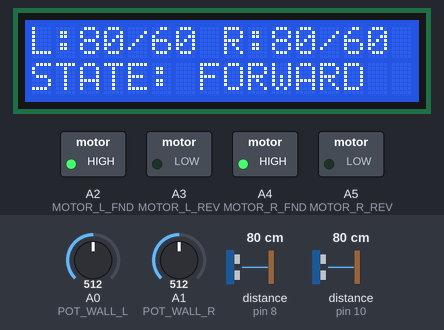
Recording of a sketch running on a simulated Arduino Uno, built with avr-gcc and run on an emulated ATmega328P. Shown: 16×2 character LCD, switched loads named in the sketch (green lamp = pin HIGH). Wiring (inferred from the names in the program): 2 × ultrasonic range finder: trigger pin 9, echo pin 8 / trigger pin 11, echo pin 10. The inputs (shaded band) are chosen by the test bench; at power-on: distance to the obstacle (sensors on pin 8, pin 10) 80 cm, A0 (POT_WALL_L) = 512, A1 (POT_WALL_R) = 512. The echo pulse lasts 58.3 µs per cm; pins used as bus, display or sensor lines are not drawn.

Above: at 2.7 s.
2.8 s: distance to the obstacle (sensor on pin 8) set to 63 cm
At 3.9 s:
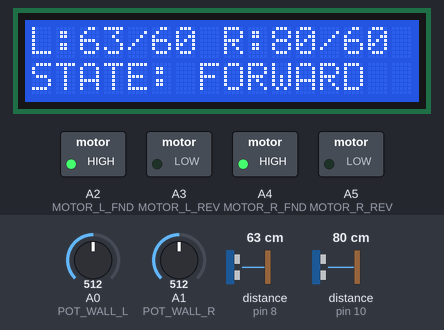
4.3 s: distance to the obstacle (sensor on pin 8) set to 56 cm
At 5.6 s:
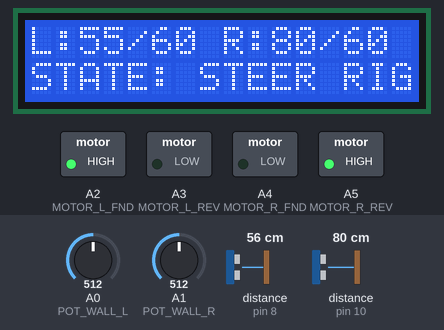
6.0 s: distance to the obstacle (sensor on pin 10) set to 63 cm
At 6.6 s:
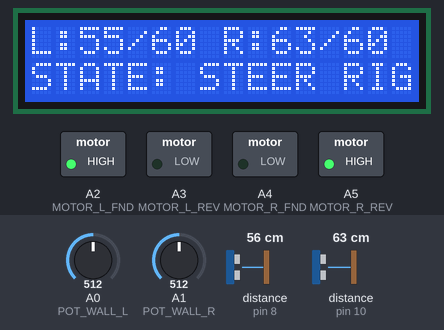
7.5 s: distance to the obstacle (sensor on pin 10) set to 56 cm
At 8.0 s:
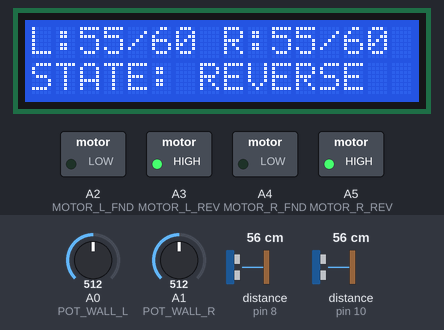
9.0 s: A0 (POT_WALL_L) set to 477
At 10.2 s:
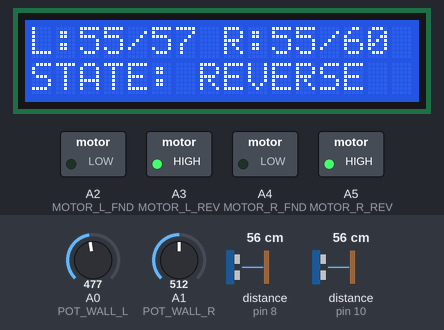
10.5 s: A0 (POT_WALL_L) set to 451
At 11.6 s:
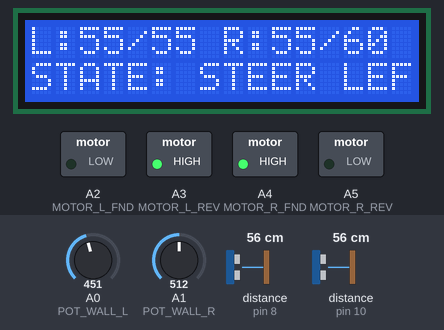
Timing chart, 0 to 13.0 s (numbered marks = the images above; inputs shaded):
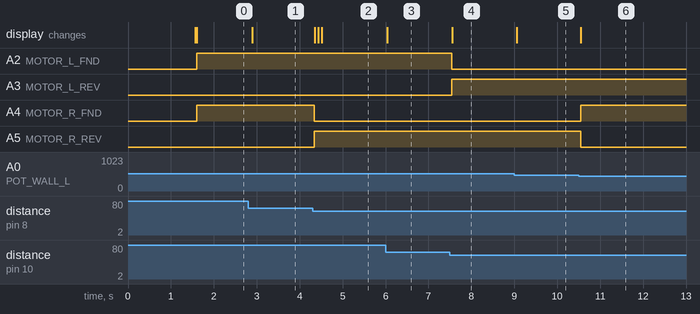

Measured:
- the behaviour switches between 60 and 59 cm on distance to the obstacle (sensor on pin 8) (found by bisection; images 1 and 2)
- the behaviour switches between 60 and 59 cm on distance to the obstacle (sensor on pin 10) (found by bisection; images 3 and 4)
- the behaviour switches between 461 and 460 on A0 (POT_WALL_L) (found by bisection; images 5 and 6)
- after the input at 2.8 s, the display: changes after 0.10 s (image 1)
- after the input at 4.3 s, A4 (MOTOR_R_FND): HIGH → LOW at once; A5 (MOTOR_R_REV): LOW → HIGH at once; the display: changes after 0.05 s (image 2)
- after the input at 6.0 s, the display: changes at once (image 3)
- after the input at 7.5 s, A2 (MOTOR_L_FND): HIGH → LOW at once; A3 (MOTOR_L_REV): LOW → HIGH at once; the display: changes after 0.05 s (image 4)
- after the input at 9.0 s, the display: changes after 0.05 s (image 5)
- after the input at 10.5 s, A4 (MOTOR_R_FND): LOW → HIGH after 0.05 s; A5 (MOTOR_R_REV): HIGH → LOW after 0.05 s; the display: changes after 0.05 s (image 6)

The sketch:

buddy_navigation_v1_5.ino
```cpp
#include <LiquidCrystal.h>

// ========================================================================
// HARDWARE PIN DEFINITIONS
// ========================================================================

// Bilateral Ultrasonic Sensors (HC-SR04)
const int TRIGGER_L = 9;
const int ECHO_L    = 8;
const int TRIGGER_R = 11;
const int ECHO_R    = 10;

// Dynamic Boundary Potentiometers ("Virtual Walls")
const int POT_WALL_L = A0;
const int POT_WALL_R = A1;

// DC Motor Actuator Pins (Assumes H-Bridge Driver like L293D/L298N)
// Left Motor Control Lines
const int MOTOR_L_FND = A2; // Left Motor Forward
const int MOTOR_L_REV = A3; // Left Motor Reverse

// Right Motor Control Lines
const int MOTOR_R_FND = A4; // Right Motor Forward
const int MOTOR_R_REV = A5; // Right Motor Reverse

// LCD Telemetry Layout Configuration (RS, E, D4, D5, D6, D7)
LiquidCrystal lcd(7, 6, 5, 4, 3, 2);

// ========================================================================
// SYSTEM STATE MACHINE DEFINITIONS
// ========================================================================
enum NavigationState {
    FORWARD,
    STEER_LEFT,
    STEER_RIGHT,
    REVERSE
};

// Global Tracking Metrics
NavigationState currentState = FORWARD;
unsigned long distanceLeft = 0;
unsigned long distanceRight = 0;
unsigned long thresholdLeft = 0;
unsigned long thresholdRight = 0;

// Function Prototypes
void evaluateNavigationLogic();
void driveMotors();
void updateLCDTelemetry();

// ========================================================================
// INITIALIZATION
// ========================================================================
void setup() {
    // Initialize Bilateral Sensor Control Lines
    pinMode(TRIGGER_L, OUTPUT);
    pinMode(ECHO_L, INPUT);
    pinMode(TRIGGER_R, OUTPUT);
    pinMode(ECHO_R, INPUT);

    // Initialize DC Motor Control Pins as Outputs
    pinMode(MOTOR_L_FND, OUTPUT);
    pinMode(MOTOR_L_REV, OUTPUT);
    pinMode(MOTOR_R_FND, OUTPUT);
    pinMode(MOTOR_R_REV, OUTPUT);

    // Ensure triggers and motors start in a clean, safe LOW/OFF state
    digitalWrite(TRIGGER_L, LOW);
    digitalWrite(TRIGGER_R, LOW);
    digitalWrite(MOTOR_L_FND, LOW);
    digitalWrite(MOTOR_L_REV, LOW);
    digitalWrite(MOTOR_R_FND, LOW);
    digitalWrite(MOTOR_R_REV, LOW);

    // Initialize Visual Telemetry Window
    lcd.begin(16, 2);
    lcd.clear();
    lcd.print("BUDDY RUNNING V1.5");
    lcd.setCursor(0, 1);
    lcd.print("ACTUATORS: ENGRD");

    delay(1500); // Stabilization delay for Proteus simulation engines
    lcd.clear();
}

// ========================================================================
// MAIN CONTROL LOOP
// ========================================================================
void loop() {
    // --------------------------------------------------------------------
    // STEP 1: DYNAMIC THRESHOLD SAMPLING (THE VIRTUAL WALLS)
    // --------------------------------------------------------------------
    int rawPotL = analogRead(POT_WALL_L);
    int rawPotR = analogRead(POT_WALL_R);

    // Map raw 10-bit ADC variables to a practical obstacle distance (20cm - 100cm)
    thresholdLeft  = map(rawPotL, 0, 1023, 20, 100);
    thresholdRight = map(rawPotR, 0, 1023, 20, 100);

    // --------------------------------------------------------------------
    // STEP 2: INTERLEAVED SENSOR SAMPLING (PREVENTS ACOUSTIC CROSS-TALK)
    // --------------------------------------------------------------------
    // Trigger and measure LEFT Sensor
    digitalWrite(TRIGGER_L, HIGH);
    delayMicroseconds(10);
    digitalWrite(TRIGGER_L, LOW);
    unsigned long durationL = pulseIn(ECHO_L, HIGH, 30000); // 30ms timeout limit
    distanceLeft = (durationL == 0) ? 999 : durationL / 58;

    delay(20); // Acoustic dissipation buffer (allows room echo to decay)

    // Trigger and measure RIGHT Sensor
    digitalWrite(TRIGGER_R, HIGH);
    delayMicroseconds(10);
    digitalWrite(TRIGGER_R, LOW);
    unsigned long durationR = pulseIn(ECHO_R, HIGH, 30000);
    distanceRight = (durationR == 0) ? 999 : durationR / 58;

    // --------------------------------------------------------------------
    // STEP 3: STATE MACHINE LOGIC EVALUATION
    // --------------------------------------------------------------------
    evaluateNavigationLogic();

    // --------------------------------------------------------------------
    // STEP 4: PHYSICAL ACTUATOR EXECUTION
    // --------------------------------------------------------------------
    driveMotors();

    // --------------------------------------------------------------------
    // STEP 5: VISUAL TELEMETRY RENDER
    // --------------------------------------------------------------------
    updateLCDTelemetry();

    delay(50); // Loop execution pacing for simulation stability
}

// ========================================================================
// SUBSYSTEM LOGIC ROUTINES
// ========================================================================
void evaluateNavigationLogic() {
    bool leftBlocked  = (distanceLeft < thresholdLeft);
    bool rightBlocked = (distanceRight < thresholdRight);

    if (!leftBlocked && !rightBlocked) {
        currentState = FORWARD;
    }
    else if (leftBlocked && !rightBlocked) {
        currentState = STEER_RIGHT; // Escape right if left wall is breached
    }
    else if (!leftBlocked && rightBlocked) {
        currentState = STEER_LEFT;  // Escape left if right wall is breached
    }
    else if (leftBlocked && rightBlocked) {
        currentState = REVERSE;     // Backup if completely trapped
    }
}

void driveMotors() {
    switch(currentState) {
        case FORWARD:
            // Both motors spin forward
            digitalWrite(MOTOR_L_FND, HIGH);
            digitalWrite(MOTOR_L_REV, LOW);
            digitalWrite(MOTOR_R_FND, HIGH);
            digitalWrite(MOTOR_R_REV, LOW);
            break;

        case STEER_LEFT:
            // Pivot Left: Right wheel spins forward, Left wheel goes reverse (or stops)
            digitalWrite(MOTOR_L_FND, LOW);
            digitalWrite(MOTOR_L_REV, HIGH);
            digitalWrite(MOTOR_R_FND, HIGH);
            digitalWrite(MOTOR_R_REV, LOW);
            break;

        case STEER_RIGHT:
            // Pivot Right: Left wheel spins forward, Right wheel goes reverse (or stops)
            digitalWrite(MOTOR_L_FND, HIGH);
            digitalWrite(MOTOR_L_REV, LOW);
            digitalWrite(MOTOR_R_FND, LOW);
            digitalWrite(MOTOR_R_REV, HIGH);
            break;

        case REVERSE:
            // Both motors spin backward
            digitalWrite(MOTOR_L_FND, LOW);
            digitalWrite(MOTOR_L_REV, HIGH);
            digitalWrite(MOTOR_R_FND, LOW);
            digitalWrite(MOTOR_R_REV, HIGH);
            break;
    }
}

void updateLCDTelemetry() {
    // Line 1: Live Distance / Active Calibration Threshold Target
    lcd.setCursor(0, 0);
    lcd.print("L:");
    lcd.print(distanceLeft);
    lcd.print("/");
    lcd.print(thresholdLeft);
    lcd.print("  "); // Blank padding prevents trailing text artifacts

    lcd.setCursor(8, 0);
    lcd.print("R:");
    lcd.print(distanceRight);
    lcd.print("/");
    lcd.print(thresholdRight);
    lcd.print("  ");

    // Line 2: Active Navigation State Telemetry
    lcd.setCursor(0, 1);
    lcd.print("STATE: ");
    switch(currentState) {
        case FORWARD:     lcd.print("FORWARD    "); break;
        case STEER_LEFT:  lcd.print("STEER LEFT "); break;
        case STEER_RIGHT: lcd.print("STEER RIGHT"); break;
        case REVERSE:     lcd.print("REVERSE    "); break;
    }
}
```
